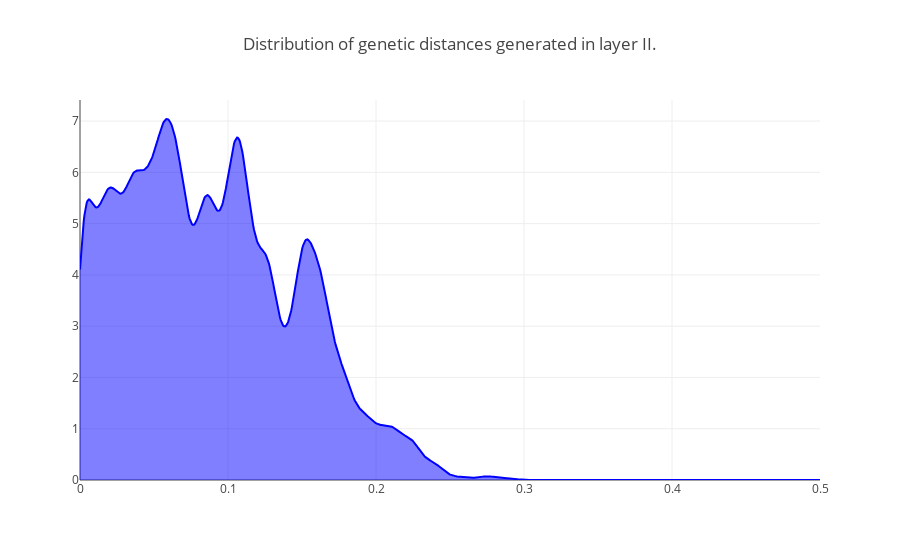

Here is the notebook cell this chart was saved with:
### Code cell
### Distribution of feature space distances between control populations for even and biased scenarios
from sklearn.neighbors import KernelDensity


Fsts_den= np.nan_to_num(Fsts_test_2)

X_plot = np.linspace(0, .5, 1000)

kde = KernelDensity(kernel='gaussian', bandwidth=0.005).fit(np.array(Fsts_den).reshape(-1,1))

log_dens = kde.score_samples(X_plot.reshape(-1,1))

fig_roost_dens= [go.Scatter(x=X_plot, y=np.exp(log_dens), 
                            mode='lines', fill='tozeroy', name= 'Biased senarios',
                            line=dict(color='blue', width=2))]

##

layout= go.Layout(
    title= 'Distribution of genetic distances generated in layer II.'
)

fig = go.Figure(data=fig_roost_dens, layout= layout)
iplot(fig)

### Figure 1 — Plotly figure (JSON) as saved in the notebook; plotly's stock layout.template omitted (floating-point values rounded to 4 significant figures; data arrays with more than 128 entries replaced by an {"elided": "..."} marker saying what was removed)
{"data": [{"fill": "tozeroy", "line": {"color": "blue", "width": 2}, "mode": "lines", "name": "Biased senarios", "type": "scatter", "x": {"elided": "1000 float values"}, "y": {"elided": "1000 float values"}}], "layout": {"title": "Distribution of genetic distances generated in layer II."}}
